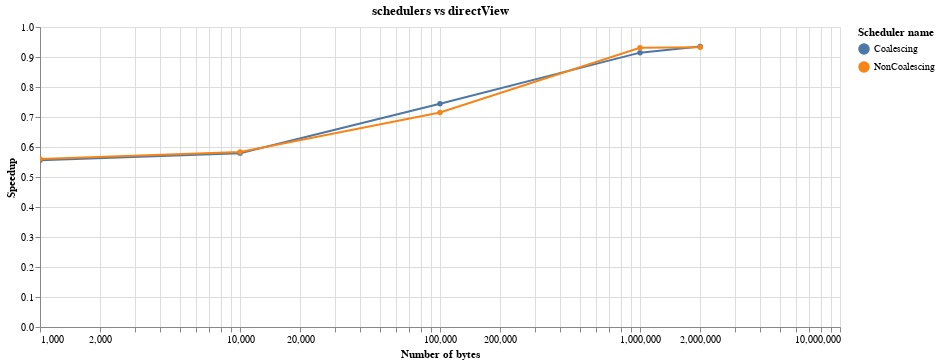
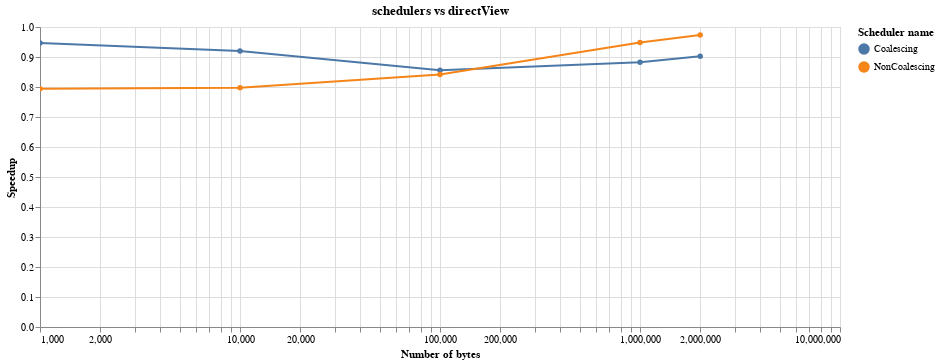
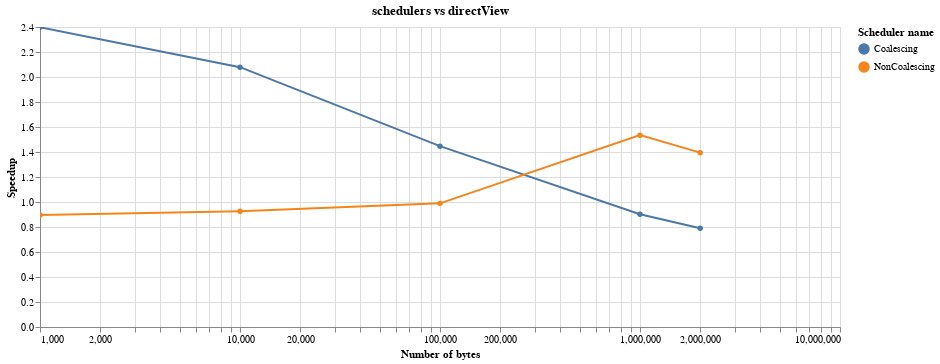

Notebook code for these charts, in order:
### Code cell
for delay in data['Delay'].unique():
    display(Markdown(f'## With {delay} delay:'))
    for engine in data['Number of engines'].unique():
        display(Markdown(f'### Running on {engine} engines'))
        alt.Chart(data[(data['Delay'] == delay) & (data['Number of engines'] == engine) & (data['Scheduler name'] != 'DirectView')]).mark_line(point=True).encode(
        alt.X(
            'Number of bytes',
            scale=alt.Scale(type='log')
        ),
        alt.Y(
            'Speedup',
        ),
        color='Scheduler name:N',
        tooltip='Duration in ms',
    ).properties(title='schedulers vs directView', width=800).interactive().display(renderer='svg')

### Figure 1 — Vega-Lite specification as saved in the notebook (floating-point values rounded to 4 significant figures)
{"$schema": "https://vega.github.io/schema/vega-lite/v3.4.0.json", "config": {"mark": {"tooltip": null}, "view": {"height": 300, "width": 400}}, "data": {"name": "data-29159bb815cbbd7e7f936f6637f15ec7"}, "datasets": {"data-29159bb815cbbd7e7f936f6637f15ec7": [{"Delay": 0, "Duration in ms": 8.69, "Number of bytes": 1000, "Number of engines": 2, "Scheduler name": "Coalescing", "Speedup": 0.5558}, {"Delay": 0, "Duration in ms": 9.68, "Number of bytes": 10000, "Number of engines": 2, "Scheduler name": "Coalescing", "Speedup": 0.5795}, {"Delay": 0, "Duration in ms": 16.97, "Number of bytes": 100000, "Number of engines": 2, "Scheduler name": "Coalescing", "Speedup": 0.7443}, {"Delay": 0, "Duration in ms": 88.53, "Number of bytes": 1000000, "Number of engines": 2, "Scheduler name": "Coalescing", "Speedup": 0.9145}, {"Delay": 0, "Duration in ms": 167.2, "Number of bytes": 2000000, "Number of engines": 2, "Scheduler name": "Coalescing", "Speedup": 0.9346}, {"Delay": 0, "Duration in ms": 8.62, "Number of bytes": 1000, "Number of engines": 2, "Scheduler name": "NonCoalescing", "Speedup": 0.5603}, {"Delay": 0, "Duration in ms": 9.62, "Number of bytes": 10000, "Number of engines": 2, "Scheduler name": "NonCoalescing", "Speedup": 0.5832}, {"Delay": 0, "Duration in ms": 17.66, "Number of bytes": 100000, "Number of engines": 2, "Scheduler name": "NonCoalescing", "Speedup": 0.7152}, {"Delay": 0, "Duration in ms": 86.96, "Number of bytes": 1000000, "Number of engines": 2, "Scheduler name": "NonCoalescing", "Speedup": 0.931}, {"Delay": 0, "Duration in ms": 167.7, "Number of bytes": 2000000, "Number of engines": 2, "Scheduler name": "NonCoalescing", "Speedup": 0.9322}]}, "encoding": {"color": {"field": "Scheduler name", "type": "nominal"}, "tooltip": {"field": "Duration in ms", "type": "quantitative"}, "x": {"field": "Number of bytes", "scale": {"type": "log"}, "type": "quantitative"}, "y": {"field": "Speedup", "type": "quantitative"}}, "mark": {"point": true, "type": "line"}, "selection": {"selector009": {"bind": "scales", "encodings": ["x", "y"], "type": "interval"}}, "title": "schedulers vs directView", "width": 800}

### Figure 2 — Vega-Lite specification as saved in the notebook (floating-point values rounded to 4 significant figures)
{"$schema": "https://vega.github.io/schema/vega-lite/v3.4.0.json", "config": {"mark": {"tooltip": null}, "view": {"height": 300, "width": 400}}, "data": {"name": "data-610aed7cc64f6d5d14d40e920d2b8082"}, "datasets": {"data-610aed7cc64f6d5d14d40e920d2b8082": [{"Delay": 0, "Duration in ms": 9.58, "Number of bytes": 1000, "Number of engines": 8, "Scheduler name": "Coalescing", "Speedup": 0.9468}, {"Delay": 0, "Duration in ms": 10.75, "Number of bytes": 10000, "Number of engines": 8, "Scheduler name": "Coalescing", "Speedup": 0.92}, {"Delay": 0, "Duration in ms": 19.54, "Number of bytes": 100000, "Number of engines": 8, "Scheduler name": "Coalescing", "Speedup": 0.8557}, {"Delay": 0, "Duration in ms": 101.3, "Number of bytes": 1000000, "Number of engines": 8, "Scheduler name": "Coalescing", "Speedup": 0.8829}, {"Delay": 0, "Duration in ms": 193.7, "Number of bytes": 2000000, "Number of engines": 8, "Scheduler name": "Coalescing", "Speedup": 0.9027}, {"Delay": 0, "Duration in ms": 11.42, "Number of bytes": 1000, "Number of engines": 8, "Scheduler name": "NonCoalescing", "Speedup": 0.7942}, {"Delay": 0, "Duration in ms": 12.4, "Number of bytes": 10000, "Number of engines": 8, "Scheduler name": "NonCoalescing", "Speedup": 0.7976}, {"Delay": 0, "Duration in ms": 19.87, "Number of bytes": 100000, "Number of engines": 8, "Scheduler name": "NonCoalescing", "Speedup": 0.8415}, {"Delay": 0, "Duration in ms": 94.3, "Number of bytes": 1000000, "Number of engines": 8, "Scheduler name": "NonCoalescing", "Speedup": 0.948}, {"Delay": 0, "Duration in ms": 179.6, "Number of bytes": 2000000, "Number of engines": 8, "Scheduler name": "NonCoalescing", "Speedup": 0.9735}]}, "encoding": {"color": {"field": "Scheduler name", "type": "nominal"}, "tooltip": {"field": "Duration in ms", "type": "quantitative"}, "x": {"field": "Number of bytes", "scale": {"type": "log"}, "type": "quantitative"}, "y": {"field": "Speedup", "type": "quantitative"}}, "mark": {"point": true, "type": "line"}, "selection": {"selector010": {"bind": "scales", "encodings": ["x", "y"], "type": "interval"}}, "title": "schedulers vs directView", "width": 800}

### Figure 3 — Vega-Lite specification as saved in the notebook (floating-point values rounded to 4 significant figures)
{"$schema": "https://vega.github.io/schema/vega-lite/v3.4.0.json", "config": {"mark": {"tooltip": null}, "view": {"height": 300, "width": 400}}, "data": {"name": "data-9a592c0fc8046bdb457a07ac0f751068"}, "datasets": {"data-9a592c0fc8046bdb457a07ac0f751068": [{"Delay": 0, "Duration in ms": 17.22, "Number of bytes": 1000, "Number of engines": 64, "Scheduler name": "Coalescing", "Speedup": 2.398}, {"Delay": 0, "Duration in ms": 20.95, "Number of bytes": 10000, "Number of engines": 64, "Scheduler name": "Coalescing", "Speedup": 2.079}, {"Delay": 0, "Duration in ms": 38.13, "Number of bytes": 100000, "Number of engines": 64, "Scheduler name": "Coalescing", "Speedup": 1.447}, {"Delay": 0, "Duration in ms": 248.3, "Number of bytes": 1000000, "Number of engines": 64, "Scheduler name": "Coalescing", "Speedup": 0.9019}, {"Delay": 0, "Duration in ms": 489.0, "Number of bytes": 2000000, "Number of engines": 64, "Scheduler name": "Coalescing", "Speedup": 0.7901}, {"Delay": 0, "Duration in ms": 46.08, "Number of bytes": 1000, "Number of engines": 64, "Scheduler name": "NonCoalescing", "Speedup": 0.8961}, {"Delay": 0, "Duration in ms": 47.02, "Number of bytes": 10000, "Number of engines": 64, "Scheduler name": "NonCoalescing", "Speedup": 0.9262}, {"Delay": 0, "Duration in ms": 55.78, "Number of bytes": 100000, "Number of engines": 64, "Scheduler name": "NonCoalescing", "Speedup": 0.9891}, {"Delay": 0, "Duration in ms": 145.9, "Number of bytes": 1000000, "Number of engines": 64, "Scheduler name": "NonCoalescing", "Speedup": 1.535}, {"Delay": 0, "Duration in ms": 277.0, "Number of bytes": 2000000, "Number of engines": 64, "Scheduler name": "NonCoalescing", "Speedup": 1.395}]}, "encoding": {"color": {"field": "Scheduler name", "type": "nominal"}, "tooltip": {"field": "Duration in ms", "type": "quantitative"}, "x": {"field": "Number of bytes", "scale": {"type": "log"}, "type": "quantitative"}, "y": {"field": "Speedup", "type": "quantitative"}}, "mark": {"point": true, "type": "line"}, "selection": {"selector011": {"bind": "scales", "encodings": ["x", "y"], "type": "interval"}}, "title": "schedulers vs directView", "width": 800}
